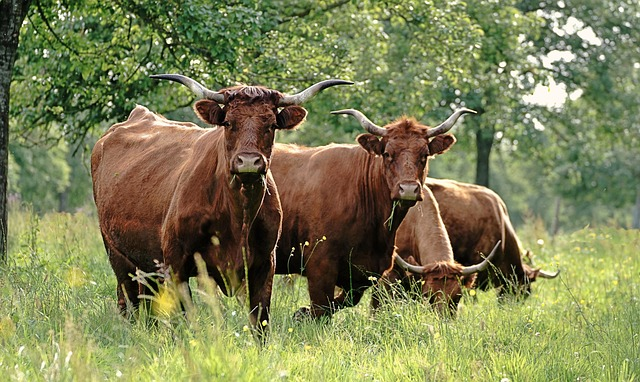
#> input picture Aula03/boi.jpg, 640 x 382 px
$ python Exerc1.py
#> lines starting #> are read from the running program, lines starting #| are printed output that depends on the picture
import cv2

# declaração da imagem utilizada no execício
imagem = cv2.imread("boi.jpg")
#> imagem is the input picture: shape (382, 640, 3); mean B, G, R 84.1, 128.7, 125.7
cv2.imshow("muuu", imagem)
cv2.waitKey(0) # aguarda alguma tecla ser pressionada para fechar a imagem
cv2.destroyAllWindows()

# Altera o tamanho da imagem para 300px x 300px
img_resize = cv2.resize(imagem, (300, 300))
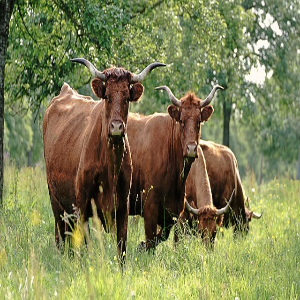
#> img_resize: shape (300, 300, 3); mean B, G, R 84, 128.5, 125.6
cv2.imshow("TAMANHO", img_resize)
cv2.waitKey(0) # aguarda alguma tecla ser pressionada para fechar a imagem
cv2.destroyAllWindows()

# Rotaciona a imagem com tamanho alterado 49 graus a partir do ponto 200px x 100px
matRot = cv2.getRotationMatrix2D((200,100), 49, 1.0)
imgRot = cv2.warpAffine(img_resize, matRot, img_resize.shape[:2])
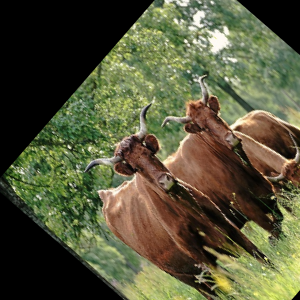
#> imgRot: shape (300, 300, 3); mean B, G, R 58, 85.5, 85.2
cv2.imshow("Rotacionar", imgRot)
cv2.waitKey(0) # aguarda alguma tecla ser pressionada para fechar a imagem
cv2.destroyAllWindows()

# Adiciona um desfoque leve na imagem original
imgBlur = cv2.GaussianBlur(imagem, (5, 5), 10)
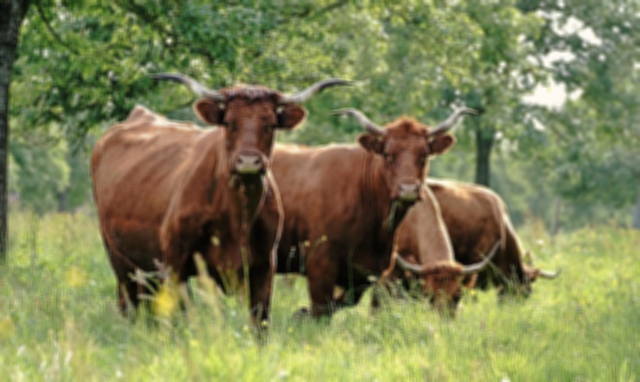
#> imgBlur: shape (382, 640, 3); mean B, G, R 84.1, 128.7, 125.7
cv2.imshow("Desfoque", imgBlur)
cv2.waitKey(0) # aguarda alguma tecla ser pressionada para fechar a imagem
cv2.destroyAllWindows()

# Corta a imagem
imgCrop = imagem[0:400, 0:250]
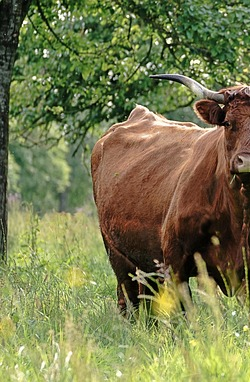
#> imgCrop: shape (382, 250, 3); mean B, G, R 77.5, 122.5, 119.8
cv2.imshow("Corta", imgCrop)
cv2.waitKey(0) # aguarda alguma tecla ser pressionada para fechar a imagem
cv2.destroyAllWindows()

$ run again, with Aula03/cat.jpg copied over Aula03/boi.jpg
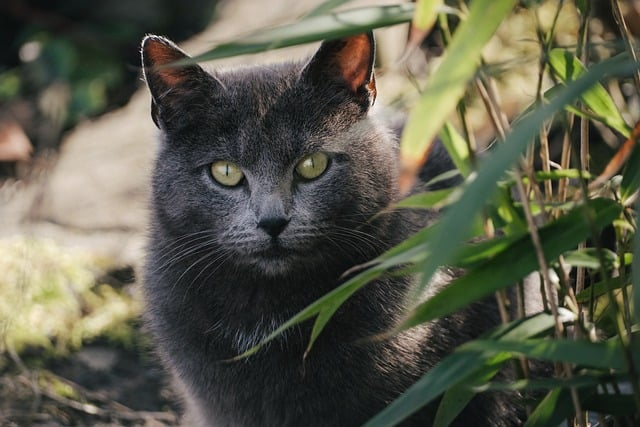
#> input picture Aula03/cat.jpg, 640 x 427 px
#> imagem is the input picture: shape (427, 640, 3); mean B, G, R 74.9, 91.3, 91.1
#> `imgRot = cv2.warpAffine(img_resize, matRot, img_resize.shape[:2])`:
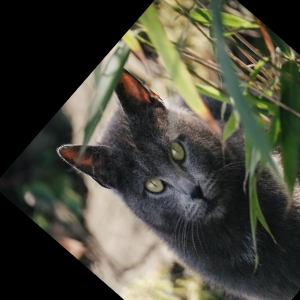
#> imgRot: shape (300, 300, 3); mean B, G, R 59.6, 71.9, 72.4
#> `imgCrop = imagem[0:400, 0:250]`:
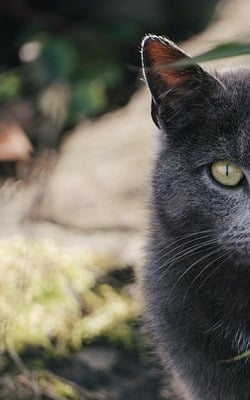
#> imgCrop: shape (400, 250, 3); mean B, G, R 89.5, 100.4, 103.5
